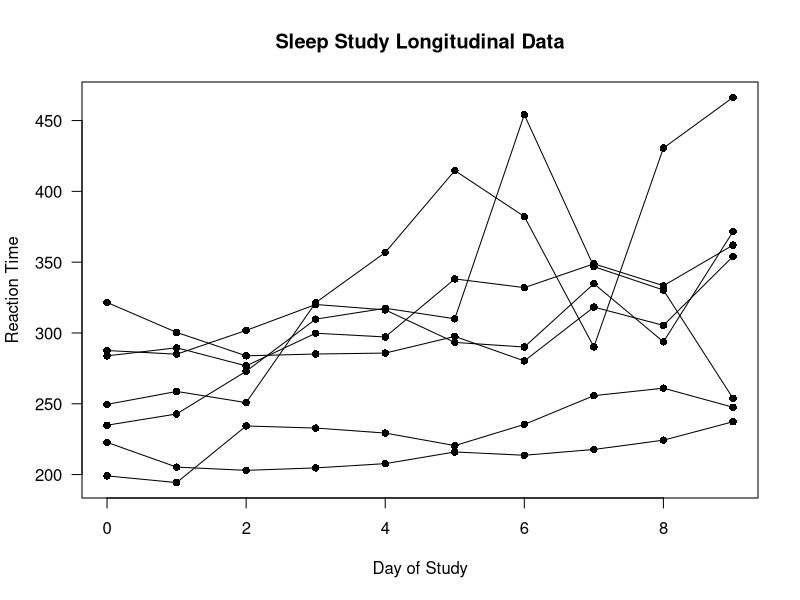
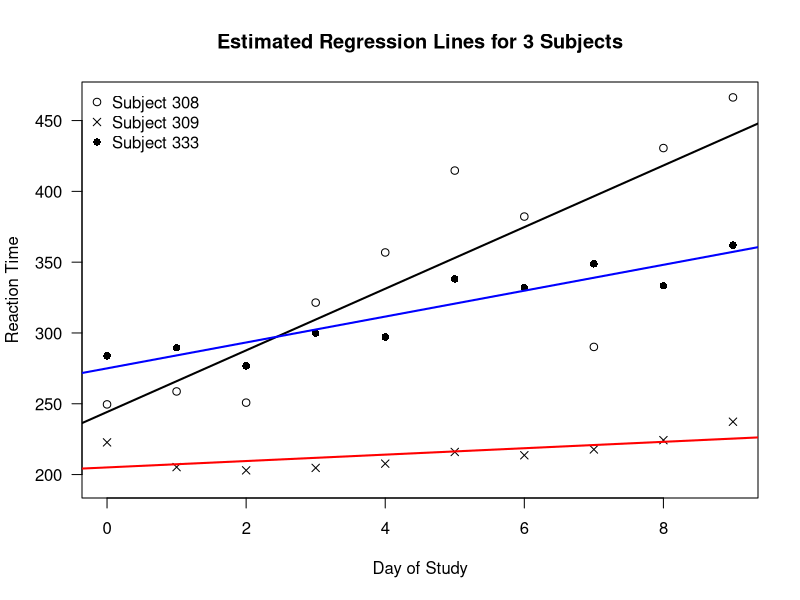
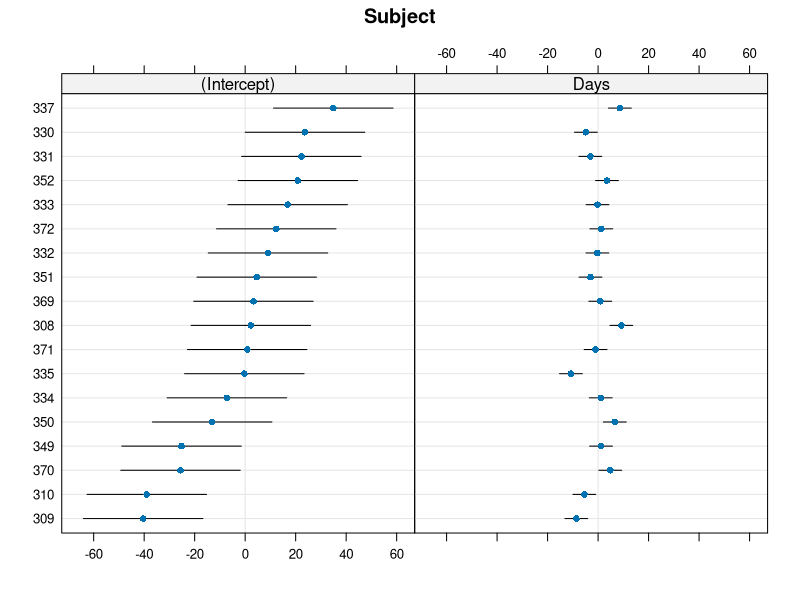
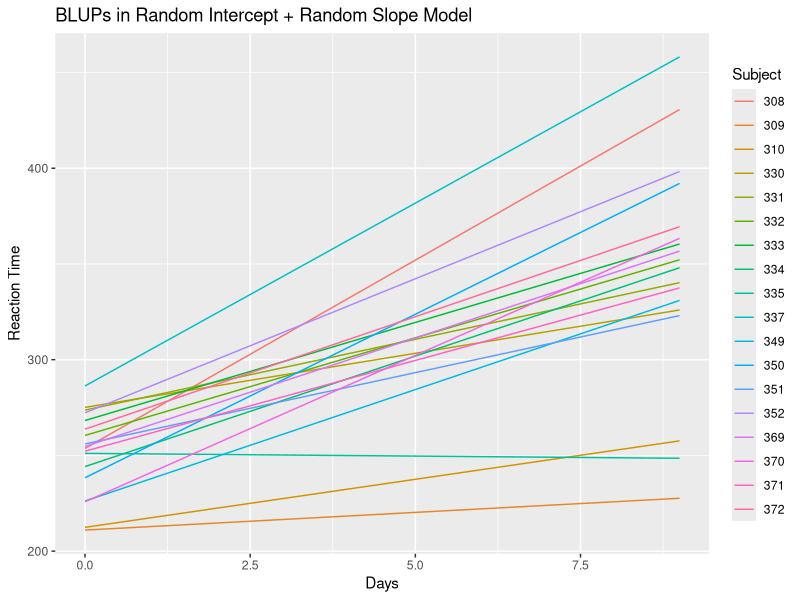
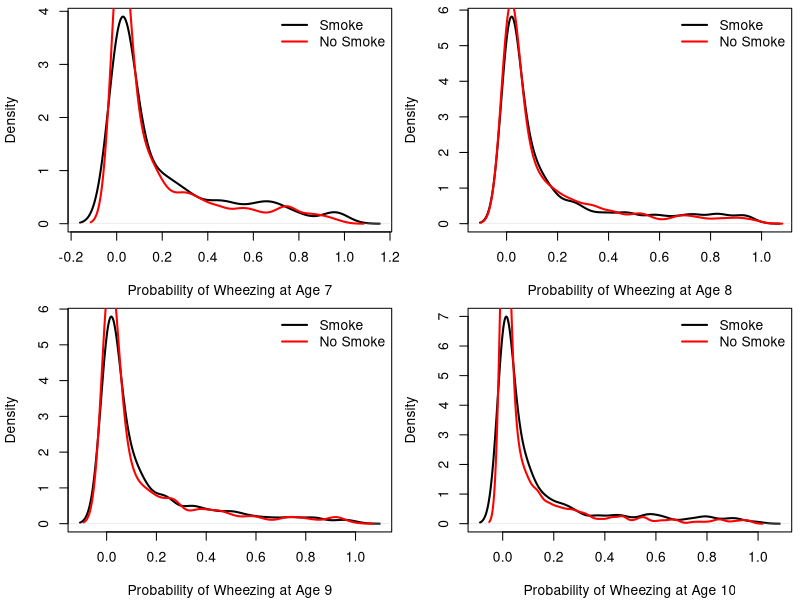

Source code (R) for these figures, in order:
## ---- chunk 1
library(lme4)
data(sleepstudy)
ids <- unique(sleepstudy$Subject)

plot(sleepstudy$Days, sleepstudy$Reaction, type="n",
     ylab="Reaction Time", xlab="Day of Study", las=1,
     main="Sleep Study Longitudinal Data")
for(k in 1:7) {
    ind <- sleepstudy$Subject == ids[k]
    lines(sleepstudy$Days[ind], sleepstudy$Reaction[ind])
    points(sleepstudy$Days[ind], sleepstudy$Reaction[ind], pch=16)
}
## ---- chunk 2
pc <- c(1,4,3,4,5,6,16)
cls <- c("black", "red", "black", "black","black","black", "blue")
plot(sleepstudy$Days, sleepstudy$Reaction, type="n",
     ylab="Reaction Time", xlab="Day of Study", las=1,
     main="Estimated Regression Lines for 3 Subjects")
for(k in c(1,2,7)) {
  ind <- sleepstudy$Subject == ids[k]
  points(sleepstudy$Days[ind], sleepstudy$Reaction[ind], pch=pc[k])
  tmp <- lm(Reaction ~ Days, data=sleepstudy[sleepstudy$Subject==ids[k],])
  abline(tmp$coef[1], tmp$coef[2], col=cls[k], lwd=2)
}
legend("topleft", legend=c("Subject 308", "Subject 309", "Subject 333"), pch=c(1,4,16),
       bty='n')
## ---- chunk 3
data(sleepstudy) 
dim(sleepstudy) # 18 individuals, each with 10 observations
sleepstudy[1:20,] # Data from the subjects with ids: 308 and 309
## ---- chunk 4
lmm.sleep.intercept <- lmer(Reaction ~ Days + (1|Subject), data = sleepstudy)
## ---- chunk 5
x.mat <- model.matrix(lmm.sleep.intercept)
## This design matrix should have an intercept column
## and a column which stores the "Days" variable
x.mat[1:5,]
## ---- chunk 6
## Use argument type = "random" to get random-effects design matrix
z.mat <- model.matrix(lmm.sleep.intercept, type="random")
z.mat[1:20,] # The . values in zmat correspond to zeros
## ---- chunk 7
summary(lmm.sleep.intercept)
## ---- chunk 8
lmm.sleep.slope <- lmer(Reaction ~ Days + (Days|Subject), data = sleepstudy)
## ---- chunk 9
x.mat2 <- model.matrix(lmm.sleep.slope)
## This design matrix should be the same as that from lmm.sleep.intercept
x.mat2[1:5,]
## ---- chunk 10
## Use argument type = "random" to get random-effects design matrix
z.mat2 <- model.matrix(lmm.sleep.slope, type="random")
z.mat2[1:20,] # The . values in zmat2 correspond to zeros
## ---- chunk 11
summary(lmm.sleep.slope)
## ---- chunk 12
coef( summary(lmm.sleep.slope) )
## ---- chunk 13
VarCorr( lmm.sleep.slope )
## ---- chunk 14
blups.slope <- ranef( lmm.sleep.slope )
## ---- chunk 15
library(lattice)
dotplot(blups.slope)
## This plots subjects sorted by individual-specific estimates of intercepts
## ---- chunk 16
ranef.df <- as.data.frame( blups.slope)
head(ranef.df)
## ---- chunk 17
blup.full <- fitted( lmm.sleep.slope )  # Should be a vector of length 180
## ---- chunk 18
library(ggplot2)
# First add the BLUPs to the sleepstudy data as a separate variable
sleepstudy$blups <- blup.full

# Now plot BLUPs vs. study data for each subject
ggplot(sleepstudy, aes(x=Days, y=blups, group=Subject)) +
  geom_line(aes(color=Subject)) + 
  labs(title = "BLUPs in Random Intercept + Random Slope Model",
       y = "Reaction Time")
## ---- chunk 19
library(geepack)
## ---- chunk 20
data(ohio)
head(ohio, 12) # look at first 12 rows of ohio
## ---- chunk 21
library(dplyr)
prop_summary_ohio <- ohio %>% 
                     group_by(smoke, age) %>% 
                     summarize( prop_wheeze = mean(resp) )
prop_summary_ohio
## ---- chunk 22
# id is the grouping variable
ohio.intercept <- glmer(resp ~ age + smoke + (1 | id), data = ohio, family = binomial)
## ---- chunk 23
coef(summary(ohio.intercept))
## ---- chunk 24
VarCorr(ohio.intercept)
## ---- chunk 25
beta.hat <- coef(summary(ohio.intercept))[,1]
n <- 500
pneg2.smoke <- plogis(rnorm(n, sd=2.34) + beta.hat[1] - 2*beta.hat[2] + beta.hat[3]) #age -2 with smoke
pneg2 <- plogis(rnorm(n, sd=2.34) + beta.hat[1] - 2*beta.hat[2]) #age -2 w/o smoke
pneg1.smoke <- plogis(rnorm(n, sd=2.34) + beta.hat[1] - 1*beta.hat[2] + beta.hat[3]) # age -1 with smoke
pneg1 <- plogis(rnorm(n, sd=2.34) + beta.hat[1] - 1*beta.hat[2]) # age -1 w/o smoke
p0.smoke <- plogis(rnorm(n, sd=2.34) + beta.hat[1] + beta.hat[3]) # age 0 with smoke
p0 <- plogis(rnorm(n, sd=2.34) + beta.hat[1]) # age 0 w/o smoke
p1.smoke <- plogis(rnorm(n, sd=2.34) + beta.hat[1] + beta.hat[2] + beta.hat[3]) # age 1 with smoke
p1 <- plogis(rnorm(n, sd=2.34) + beta.hat[1] + beta.hat[2]) # age 1 w/o smoke

par(mfrow=c(2,2), mar=c(4.1, 4.1, .5, .5))
plot(density(pneg2.smoke), lwd=2, xlab = "Probability of Wheezing at Age 7", main="")
d <- density(pneg2)
lines(d$x, d$y, col="red", lwd=2)
legend("topright", legend = c("Smoke", "No Smoke"), col=c("black", "red"), bty='n', lwd=2)
plot(density(pneg1.smoke), lwd=2, xlab = "Probability of Wheezing at Age 8", main="")
d <- density(pneg1)
lines(d$x, d$y, col="red", lwd=2)
legend("topright", legend = c("Smoke", "No Smoke"), col=c("black", "red"), bty='n', lwd=2)
plot(density(p0.smoke), lwd=2, xlab = "Probability of Wheezing at Age 9", main="")
d <- density(p0)
lines(d$x, d$y, col="red", lwd=2)
legend("topright", legend = c("Smoke", "No Smoke"), col=c("black", "red"), bty='n', lwd=2)
plot(density(p1.smoke), lwd=2, xlab = "Probability of Wheezing at Age 10", main="")
d <- density(p1)
lines(d$x, d$y, col="red", lwd=2)
legend("topright", legend = c("Smoke", "No Smoke"), col=c("black", "red"), bty='n', lwd=2)
